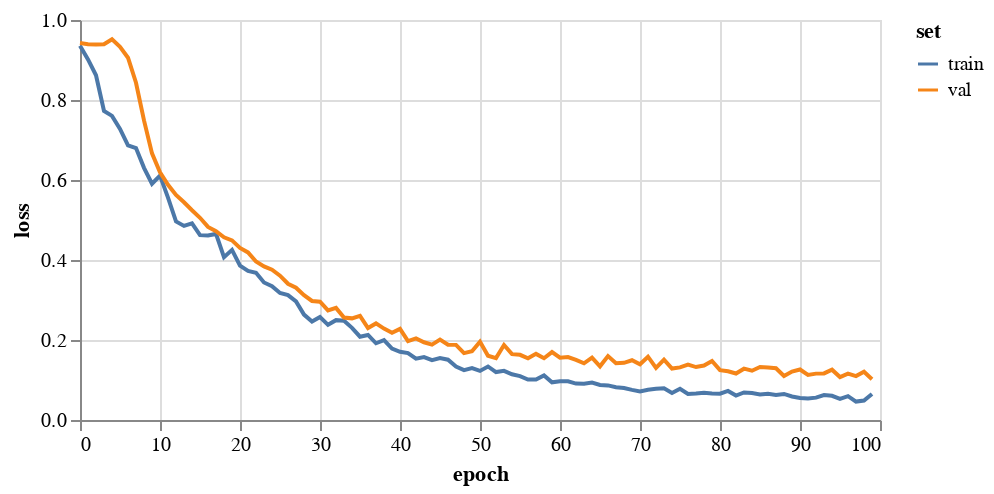

The cell this chart's notebook holds for it:
### Markdown cell above
## 3. Train a GCN

### Code cell
gcn = FeaStNet()
history = gcn.trainModel(trainData, valData, 
                     epochs=100, 
                     batchSize=256, 
                     flatten=True, 
                     logTrans=False, 
                     ssTrans=True, 
                     saveDir='./results/gcn01/')

plotHistory(history)

### Figure 1 — Vega-Lite specification as saved in the notebook (floating-point values rounded to 4 significant figures)
{"config": {"view": {"continuousWidth": 400, "continuousHeight": 300}}, "data": {"name": "data-f1e7f810332782b59954dec31a77230e"}, "mark": "line", "encoding": {"color": {"type": "nominal", "field": "set"}, "tooltip": [{"type": "quantitative", "field": "epoch"}, {"type": "quantitative", "field": "value"}], "x": {"type": "quantitative", "field": "epoch"}, "y": {"type": "quantitative", "axis": {"title": "loss"}, "field": "value"}}, "height": 200, "transform": [{"fold": ["train", "val"], "as": ["set", "value"]}], "width": 400, "$schema": "https://vega.github.io/schema/vega-lite/v4.8.1.json", "datasets": {"data-f1e7f810332782b59954dec31a77230e": [{"train": 0.9358, "val": 0.9425, "epoch": 0}, {"train": 0.9015, "val": 0.9396, "epoch": 1}, {"train": 0.8618, "val": 0.9388, "epoch": 2}, {"train": 0.7728, "val": 0.9393, "epoch": 3}, {"train": 0.7603, "val": 0.9518, "epoch": 4}, {"train": 0.7278, "val": 0.9332, "epoch": 5}, {"train": 0.6865, "val": 0.9057, "epoch": 6}, {"train": 0.6798, "val": 0.8431, "epoch": 7}, {"train": 0.6305, "val": 0.749, "epoch": 8}, {"train": 0.5906, "val": 0.6665, "epoch": 9}, {"train": 0.6109, "val": 0.619, "epoch": 10}, {"train": 0.5559, "val": 0.5882, "epoch": 11}, {"train": 0.4963, "val": 0.5628, "epoch": 12}, {"train": 0.4852, "val": 0.5444, "epoch": 13}, {"train": 0.4917, "val": 0.5245, "epoch": 14}, {"train": 0.4621, "val": 0.5055, "epoch": 15}, {"train": 0.4612, "val": 0.4827, "epoch": 16}, {"train": 0.4652, "val": 0.472, "epoch": 17}, {"train": 0.407, "val": 0.4568, "epoch": 18}, {"train": 0.4253, "val": 0.449, "epoch": 19}, {"train": 0.3858, "val": 0.4303, "epoch": 20}, {"train": 0.3725, "val": 0.419, "epoch": 21}, {"train": 0.3679, "val": 0.3963, "epoch": 22}, {"train": 0.3438, "val": 0.3841, "epoch": 23}, {"train": 0.3346, "val": 0.3756, "epoch": 24}, {"train": 0.3174, "val": 0.3609, "epoch": 25}, {"train": 0.3123, "val": 0.3406, "epoch": 26}, {"train": 0.2965, "val": 0.3306, "epoch": 27}, {"train": 0.2635, "val": 0.3122, "epoch": 28}, {"train": 0.2461, "val": 0.2976, "epoch": 29}, {"train": 0.2574, "val": 0.2957, "epoch": 30}, {"train": 0.238, "val": 0.274, "epoch": 31}, {"train": 0.2496, "val": 0.2803, "epoch": 32}, {"train": 0.248, "val": 0.2562, "epoch": 33}, {"train": 0.2305, "val": 0.2541, "epoch": 34}, {"train": 0.2083, "val": 0.2603, "epoch": 35}, {"train": 0.2127, "val": 0.2299, "epoch": 36}, {"train": 0.1918, "val": 0.2414, "epoch": 37}, {"train": 0.1995, "val": 0.2285, "epoch": 38}, {"train": 0.1787, "val": 0.2181, "epoch": 39}, {"train": 0.1706, "val": 0.2278, "epoch": 40}, {"train": 0.1672, "val": 0.197, "epoch": 41}, {"train": 0.1532, "val": 0.2039, "epoch": 42}, {"train": 0.1571, "val": 0.1943, "epoch": 43}, {"train": 0.1495, "val": 0.1884, "epoch": 44}, {"train": 0.1549, "val": 0.2009, "epoch": 45}, {"train": 0.1507, "val": 0.1881, "epoch": 46}, {"train": 0.1336, "val": 0.1878, "epoch": 47}, {"train": 0.1248, "val": 0.1671, "epoch": 48}, {"train": 0.13, "val": 0.1719, "epoch": 49}, {"train": 0.1228, "val": 0.1958, "epoch": 50}, {"train": 0.1338, "val": 0.1608, "epoch": 51}, {"train": 0.1198, "val": 0.1548, "epoch": 52}, {"train": 0.1229, "val": 0.1874, "epoch": 53}, {"train": 0.1142, "val": 0.1645, "epoch": 54}, {"train": 0.1096, "val": 0.1629, "epoch": 55}, {"train": 0.1013, "val": 0.1541, "epoch": 56}, {"train": 0.101, "val": 0.1653, "epoch": 57}, {"train": 0.1113, "val": 0.1544, "epoch": 58}, {"train": 0.09425, "val": 0.1698, "epoch": 59}, {"train": 0.09663, "val": 0.1559, "epoch": 60}, {"train": 0.09666, "val": 0.1574, "epoch": 61}, {"train": 0.09106, "val": 0.1504, "epoch": 62}, {"train": 0.09079, "val": 0.1417, "epoch": 63}, {"train": 0.0934, "val": 0.1558, "epoch": 64}, {"train": 0.0875, "val": 0.1342, "epoch": 65}, {"train": 0.0865, "val": 0.1598, "epoch": 66}, {"train": 0.08193, "val": 0.1421, "epoch": 67}, {"train": 0.07994, "val": 0.143, "epoch": 68}, {"train": 0.07537, "val": 0.1494, "epoch": 69}, {"train": 0.0714, "val": 0.1393, "epoch": 70}, {"train": 0.07574, "val": 0.1582, "epoch": 71}, {"train": 0.07783, "val": 0.1301, "epoch": 72}, {"train": 0.07921, "val": 0.151, "epoch": 73}, {"train": 0.06763, "val": 0.1287, "epoch": 74}, {"train": 0.07818, "val": 0.1315, "epoch": 75}, {"train": 0.0652, "val": 0.1383, "epoch": 76}, {"train": 0.06624, "val": 0.1324, "epoch": 77}, {"train": 0.06806, "val": 0.1361, "epoch": 78}, {"train": 0.06645, "val": 0.1476, "epoch": 79}, {"train": 0.06573, "val": 0.1247, "epoch": 80}, {"train": 0.07272, "val": 0.1218, "epoch": 81}, {"train": 0.06101, "val": 0.1162, "epoch": 82}, {"train": 0.06891, "val": 0.1283, "epoch": 83}, {"train": 0.06729, "val": 0.1233, "epoch": 84}, {"train": 0.06368, "val": 0.1326, "epoch": 85}, {"train": 0.06587, "val": 0.131, "epoch": 86}, {"train": 0.06281, "val": 0.1295, "epoch": 87}, {"train": 0.0652, "val": 0.11, "epoch": 88}, {"train": 0.05878, "val": 0.1212, "epoch": 89}, {"train": 0.05511, "val": 0.1263, "epoch": 90}, {"train": 0.0535, "val": 0.1126, "epoch": 91}, {"train": 0.05591, "val": 0.1159, "epoch": 92}, {"train": 0.06228, "val": 0.1165, "epoch": 93}, {"train": 0.06041, "val": 0.1258, "epoch": 94}, {"train": 0.0529, "val": 0.1074, "epoch": 95}, {"train": 0.05955, "val": 0.1161, "epoch": 96}, {"train": 0.04609, "val": 0.1099, "epoch": 97}, {"train": 0.04865, "val": 0.1207, "epoch": 98}, {"train": 0.06493, "val": 0.1021, "epoch": 99}]}}
